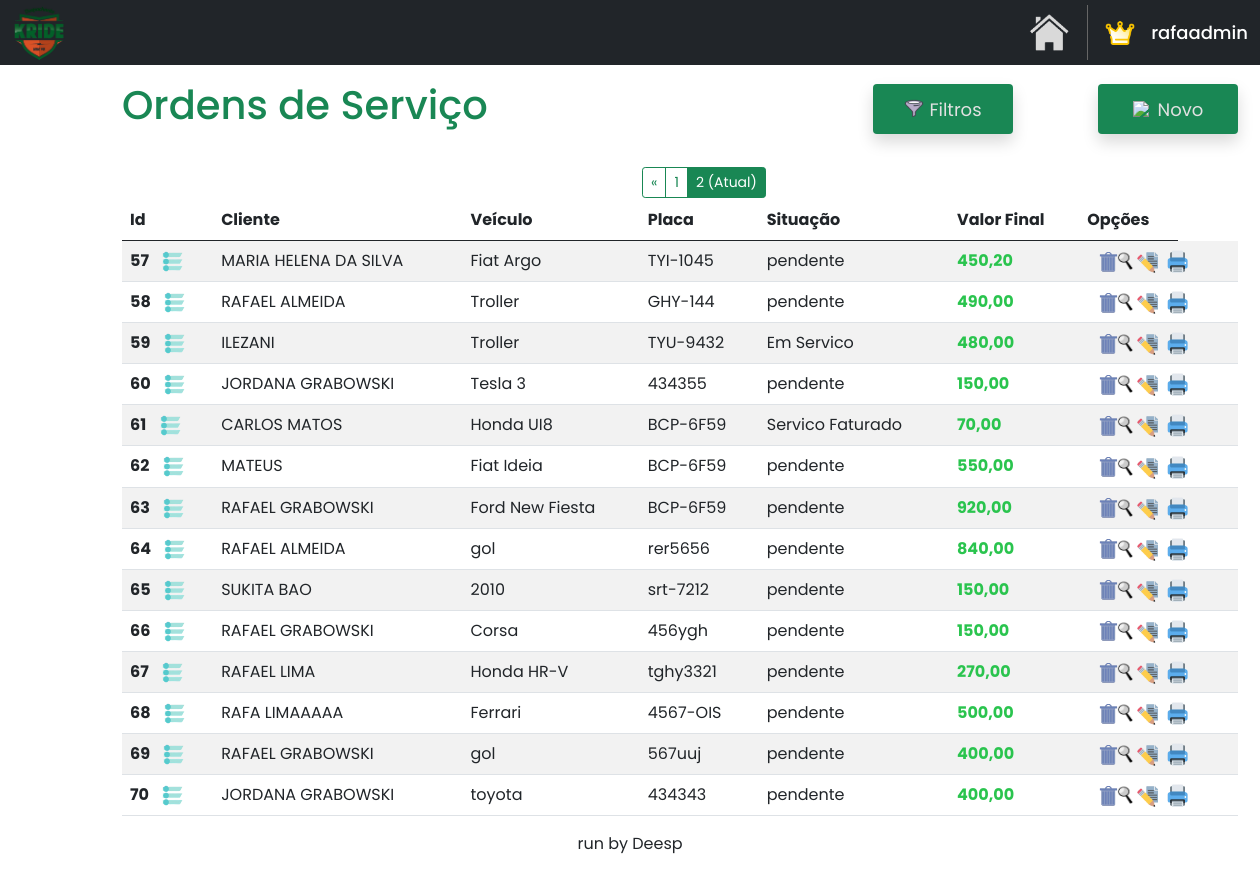
Page /home/ordem_servico?page=2 (signed in) on the earlier database version.
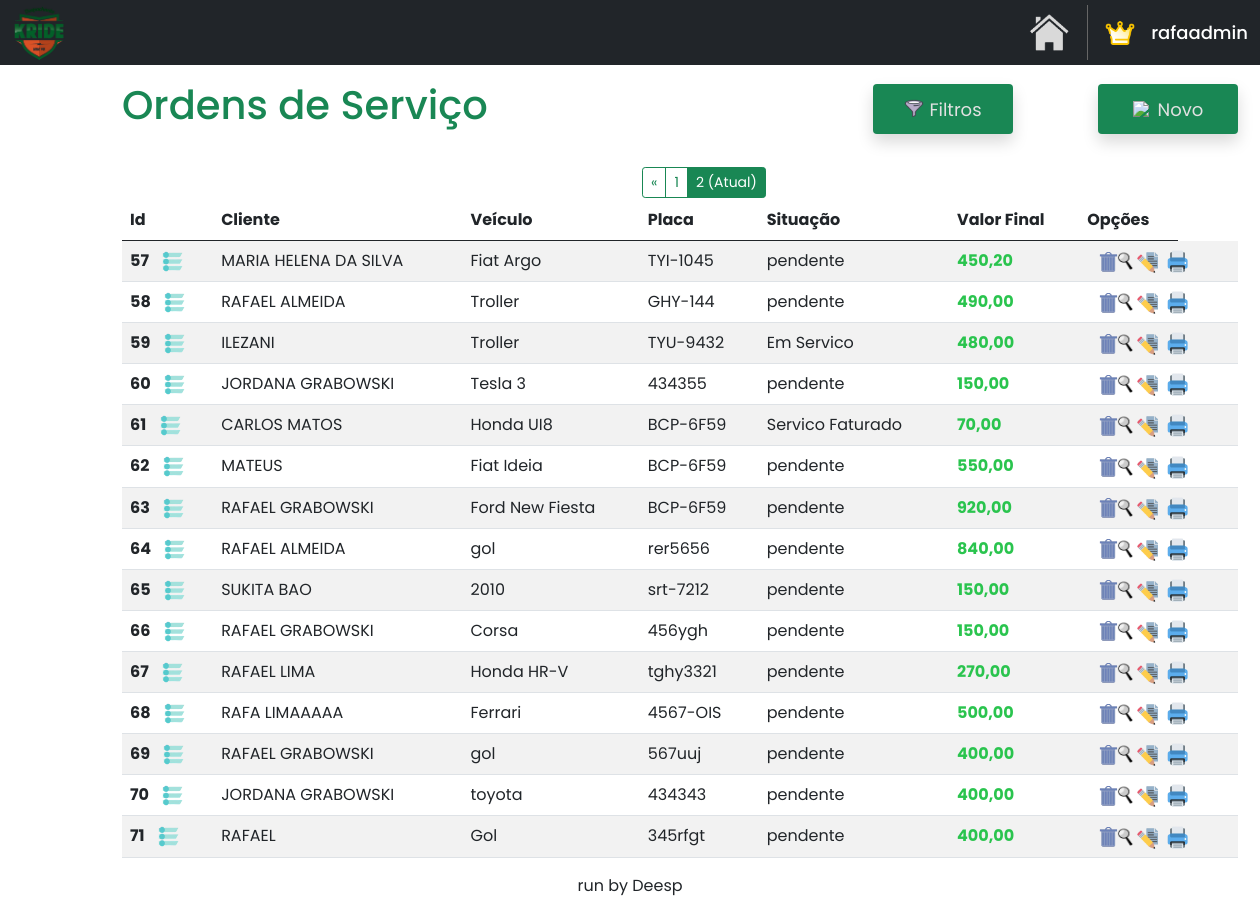
Same page on the later database version.
### OS/models.py (models this page shows)
class OrdemServico(models.Model):
    renavam = models.CharField(max_length=80)
    placa = models.CharField(max_length=15)
    cliente_id = models.ForeignKey(Cliente, on_delete=models.CASCADE)
    nome_cliente = models.CharField(max_length=40)
    chassi = models.CharField(max_length=30, default='')
    cor = models.CharField(max_length=20, default='')
    combustivel = models.CharField(max_length=15, default='')
    modelo = models.CharField(max_length=50, default='')
    valor_veiculo = models.CharField(max_length=15, default='')
    ano_modelo = models.CharField(max_length=10, default='')
    pendencias = models.CharField(max_length=60, default='')
    data_entrega = models.DateField(null=True, blank=True)
    data_aq = models.DateField(null=True, blank=True)
    data_servico = models.DateField(default=datetime.date.today)
    desconto = models.CharField(max_length=30, default='')
    valor_f = models.CharField(max_length=30, default='')
    observacoes = models.TextField(blank=True, null=True)
    status = models.CharField(max_length=20, default='')
    cpf_vendedor = models.CharField(max_length=20, default='')
    concessionaria = models.CharField(max_length=60, default='')
    tipo_veiculo = models.CharField(max_length=15, default='')

### OS/views.py (the view)
# urls.py: path('ordem_servico', osviews.ordem_servico, name='ordem_servico'),
@login_required
def ordem_servico(request):
    return paginacao(request)

### OS/views.py (called while the page is built)
@login_required
def paginacao(request):
    ordens_servicos = OrdemServico.objects.all().values('id', 'nome_cliente', 'modelo', 'placa', 'status', 'valor_f')
    ordens_servicos_paginados = Paginator(ordens_servicos, 15)
    page_num = request.GET.get('page')
    ordens_servicos = ordens_servicos_paginados.get_page(page_num)
    return render(request, 'os.html', {'ordens_servicos': ordens_servicos})

### OS/templates/os.html (shortened to what the changed rows need)
{% extends "base.html" %}
{% load static %}
{% block content %}
<!DOCTYPE html>
<html lang="en">
<head>
    <link href="https://cdn.jsdelivr.net/npm/bootstrap@5.0.2/dist/css/bootstrap.min.css" rel="stylesheet">
</head>
<body>
    <div class="container mt-3 custom-container">
        <div class="d-flex justify-content-start align-items-center">
            <h1 class="me-auto text-success">Ordens de Serviço</h1>
        </div>
        {% if ordens_servicos.has_other_pages %}
            <div class="btn-group" role="group" aria-label="Item pagination" style="margin-left: 520px; margin-top: 30px; margin-bottom: -14px;">
                {% if ordens_servicos.has_previous %}
                    <a href="?page={{ ordens_servicos.previous_page_number }}" class="btn btn-outline-success btn-sm">&laquo;</a>
                {% endif %}
                {% for page_number in ordens_servicos.paginator.page_range %}
                    {% if ordens_servicos.number == page_number %}
                        <button class="btn btn-outline-success btn-sm active">
                            <span>{{ page_number }} <span class="sr-only">(Atual)</span></span>
                        </button>
                    {% else %}
                        <a href="?page={{ page_number }}" class="btn btn-outline-success btn-sm">
                            {{ page_number }}
                        </a>
                    {% endif %}
                {% endfor %}
            </div>
        {% endif %}
        <table class="table table-striped mt-3">
            <thead>
                <tr>
                    <th scope="col">Id</th>
                    <th scope="col">Cliente</th>
                    <th scope="col">Veículo</th>
                    <th scope="col">Placa</th>
                    <th scope="col">Situação</th>
                    <th scope="col">Valor Final</th>
                    <th scope="col">Opções</th>
                </tr>
            </thead>
            <tbody  id="tbodyOrdens">
                {% for ordem_servico in ordens_servicos %}
                    <tr>
                        <th>
                            {{ordem_servico.id}}
                            <a href="#" class="openOptions">
                                <img src="{% static 'images/status.png' %}" style="width: 23px; height: 21px; margin-left: 9px;" alt="status" title="ALTERAR STATUS">
                            </a>
                        </th>
                        <td>{{ordem_servico.nome_cliente|upper}}</td>
                        <td>{{ordem_servico.modelo}}</td>
                        <td>{{ordem_servico.placa}}</td>
                        <td>{{ordem_servico.status}}</td>
                        <td style="color: #2ac44e; font-weight: bold;">{{ordem_servico.valor_f}}</td>
                        <td>
                            <a href="#" class="delete-button" data-toggle="modal" data-target="#confirmDeleteModal" data-url="{% url 'excluir_os' ordem_servico.id %}" title="EXCLUIR" style="height: 20px; margin-left: 10px;">
                                <img src="{% static 'images/excluir.png' %}" style="width: 24px; height: 22px;">
                            </a>
                        </td>
                        <td>
                            <a href="{% url 'consultar_os' ordem_servico.id %}"  title="CONSULTAR" style="height: 20px; margin-left: -71px;">
                                <img src="{% static 'images/consultar.png' %}" style="width: 22px; height: 23px;">
                            </a>
                        </td>
                        <td>
                            <a href="{% url 'editar_os' ordem_servico.id %}"  title="EDITAR" style="height: 20px; margin-left: -70px;">
                                <img src="{% static 'images/editaros.png' %}" style="width: 22px; height: 23px;">
                            </a>
                        </td>
                        <td>
                            <a href="{% url 'imprimir_os' ordem_servico.id %}"  title="IMPRIMIR" style="height: 20px; margin-left: -60px;">
                                <img src="{% static 'images/imprimiros.png' %}" style="width: 22px; height: 23px;">
                            </a>
                        </td>
                    </tr>
                {% endfor %}
            </tbody>
        </table>
    </div>
</body>
</html>
{% endblock %}

Differences in the rows shown:
added OrdemServico: id "71", nome_cliente "RAFAEL", modelo "Gol", placa "345rfgt", status "pendente", valor_f "400,00"
